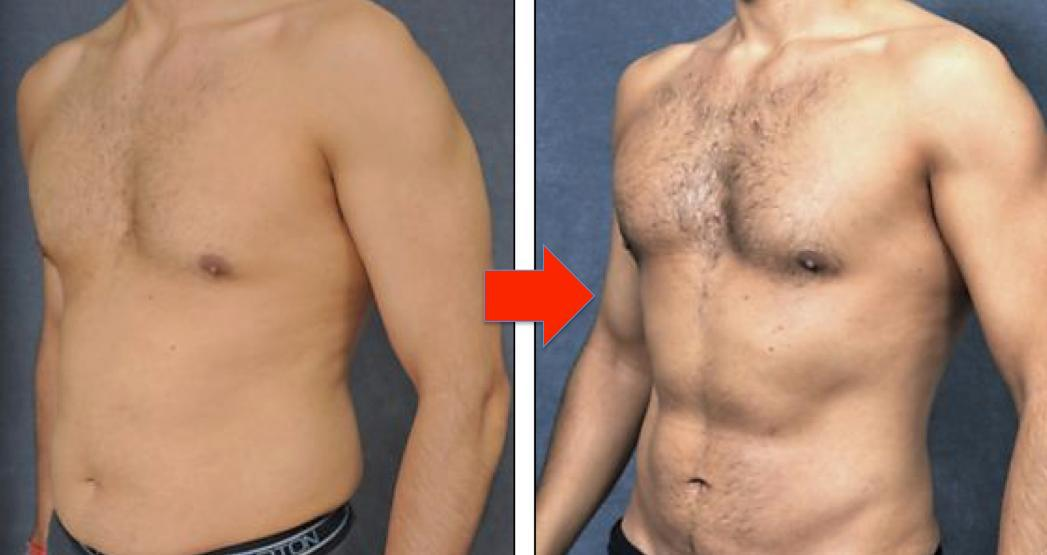
#> input picture tools/whatsapp_backup/WhatsApp Image 2026-09-29 at 10.45.59 AM.jpeg, 1047 x 555 px, found by its file name
$ python process_rk_images.py
#> lines starting #> are read from the running program, lines starting #| are printed output that depends on the picture
import os
import shutil
import cv2

rk_dir = r"C:\Users\Abhishek pandey\Desktop\cosmetic\rk"
backup_dir = r"C:\Users\Abhishek pandey\Desktop\cosmetic\tools\whatsapp_backup"
public_rk = r"C:\Users\Abhishek pandey\Desktop\cosmetic\public\rk"
cases_dir = r"C:\Users\Abhishek pandey\Desktop\cosmetic\public\cases"

os.makedirs(backup_dir, exist_ok=True)
os.makedirs(public_rk, exist_ok=True)
os.makedirs(cases_dir, exist_ok=True)

# Clean public/rk of old files
for f in os.listdir(public_rk):
    p = os.path.join(public_rk, f)
    if os.path.isfile(p):
        try:
            os.remove(p)
        except Exception as e:
            print(f"Could not remove {p}: {e}")

mapping = [
    {
        "raw": "WhatsApp Image 2026-09-29 at 10.45.59 AM.jpeg",
        "clean": "01-gynecomastia-male-chest-sculpting.jpg",
        "b_crop": (0, 510),
        "a_crop": (535, 1047),
        "title": "Minimally Invasive Gynecomastia & Chest Contouring",
        "category": "BREAST",
        "procedure": "Gynecomastia"
    },
    {
        "raw": "WhatsApp Image 2026-09-29 at 10.46.00 AM (1).jpeg",
        "clean": "02-rhinoplasty-male-facial-contouring.jpg",
        "b_crop": (0, 464),
        "a_crop": (465, 929),
        "title": "Structural Male Rhinoplasty & Facial Harmonization",
        "category": "FACE",
        "procedure": "Rhinoplasty"
    },
    {
        "raw": "WhatsApp Image 2026-09-29 at 10.46.00 AM (2).jpeg",
        "clean": "03-tummy-tuck-waist-liposculpture.jpg",
        "b_crop": (0, 571),
        "a_crop": (571, 1142),
        "title": "High-Definition Abdominal Liposculpture & Waist Contouring",
        "category": "BODY",
        "procedure": "Liposuction"
    },
    {
        "raw": "WhatsApp Image 2026-09-29 at 10.46.00 AM (3).jpeg",
        "clean": "04-rhinoplasty-female-profile-sculpting.jpg",
        "b_crop": (0, 350),
        "a_crop": (360, 711),
        "title": "Preservation Rhinoplasty & Profile Harmonization",
        "category": "FACE",
        "procedure": "Rhinoplasty"
    },
    {
        "raw": "WhatsApp Image 2026-09-29 at 10.46.00 AM.jpeg",
        "clean": "05-abdominoplasty-panniculectomy-tummy-tuck.jpg",
        "b_crop": (0, 640),
        "a_crop": (640, 1280),
        "title": "Full Abdominoplasty & Panniculectomy with Muscle Repair",
        "category": "BODY",
        "procedure": "Tummy Tuck"
    },
    {
        "raw": "WhatsApp Image 2026-09-29 at 10.46.01 AM.jpeg",
        "clean": "06-breast-augmentation-mammoplasty.jpg",
        "b_crop": (0, 635),
        "a_crop": (645, 1280),
        "title": "Aesthetic Dual-Plane Silicone Breast Augmentation",
        "category": "BREAST",
        "procedure": "Breast Augmentation"
    }
]

for item in mapping:
    raw_path = os.path.join(rk_dir, item["raw"])
    clean_rk_path = os.path.join(rk_dir, item["clean"])

    source_path = None
    if os.path.exists(raw_path):
        source_path = raw_path
        shutil.copy2(raw_path, os.path.join(backup_dir, item["raw"]))
    elif os.path.exists(clean_rk_path):
        source_path = clean_rk_path

    if not source_path:
        print(f"Cannot find source for {item['clean']}")
        continue

    img = cv2.imread(source_path)
#> img is the input picture: shape (555, 1047, 3); mean B, G, R 115, 136.5, 170.6
    if img is None:
        print(f"Failed to read {source_path}")
        continue

    h, w = img.shape[:2]
#> h = 555; w = 1047

    # Save cleanly named image to rk/
    cv2.imwrite(clean_rk_path, img)
    # Save cleanly named image to public/rk/
    cv2.imwrite(os.path.join(public_rk, item["clean"]), img)

    # Crop before and after
    bx1, bx2 = item["b_crop"]
    ax1, ax2 = item["a_crop"]
    b_part = img[:, bx1:bx2]
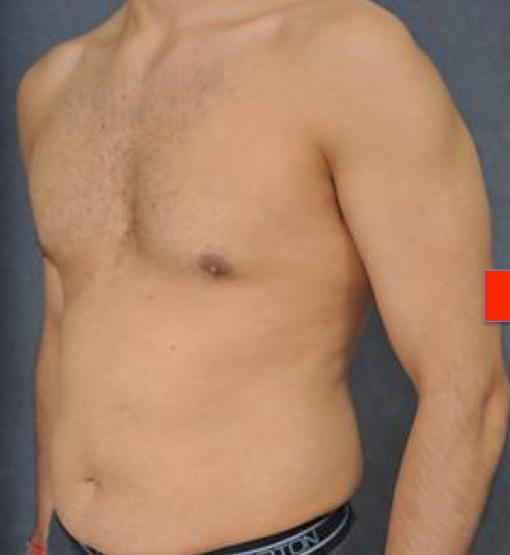
#> b_part: shape (555, 510, 3); mean B, G, R 103.8, 129.3, 166.8
    a_part = img[:, ax1:ax2]
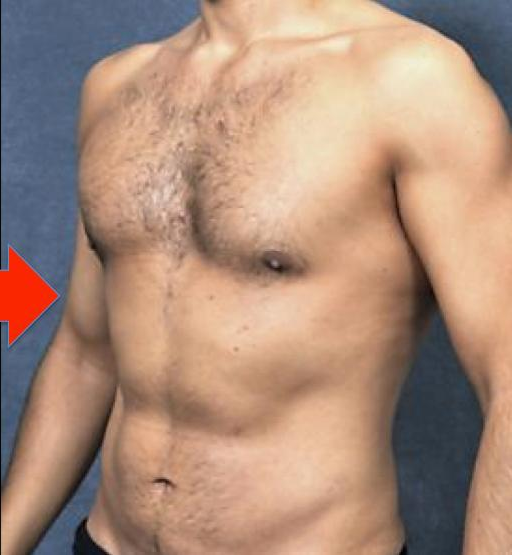
#> a_part: shape (555, 512, 3); mean B, G, R 122.7, 141.1, 172.6

    bh, bw = b_part.shape[:2]
#> bh = 555; bw = 510
    a_part_resized = cv2.resize(a_part, (bw, bh), interpolation=cv2.INTER_LANCZOS4)

    prefix = item["clean"].replace(".jpg", "")
    cv2.imwrite(os.path.join(cases_dir, f"{prefix}_before.jpg"), b_part)
    cv2.imwrite(os.path.join(cases_dir, f"{prefix}_after.jpg"), a_part_resized)
    cv2.imwrite(os.path.join(cases_dir, f"{prefix}_full.jpg"), img)

    # Remove raw from rk/
    if os.path.exists(raw_path) and raw_path != clean_rk_path:
        try:
            os.remove(raw_path)
            print(f"Renamed {item['raw']} -> {item['clean']}")
        except Exception as e:
            print(f"Could not remove {raw_path}: {e}")
    else:
        print(f"Prepared {item['clean']}")
#> pass 2 of the loop `for item in mapping:`:
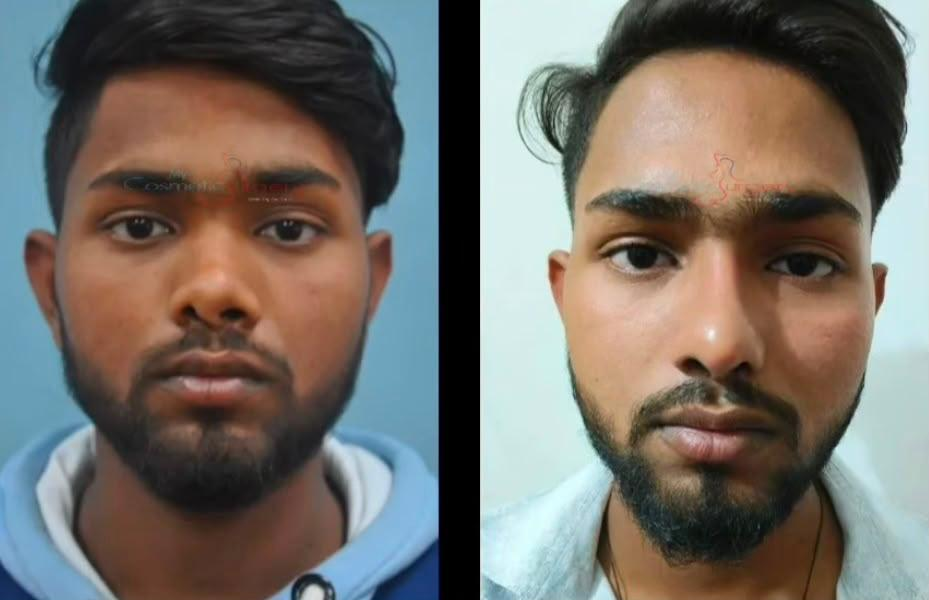
#> input picture tools/whatsapp_backup/WhatsApp Image 2026-09-29 at 10.46.00 AM (1).jpeg, 929 x 600 px, found by its file name
#> img is the input picture: shape (600, 929, 3); mean B, G, R 104.9, 111.7, 116.9
#> `b_part = img[:, bx1:bx2]`:
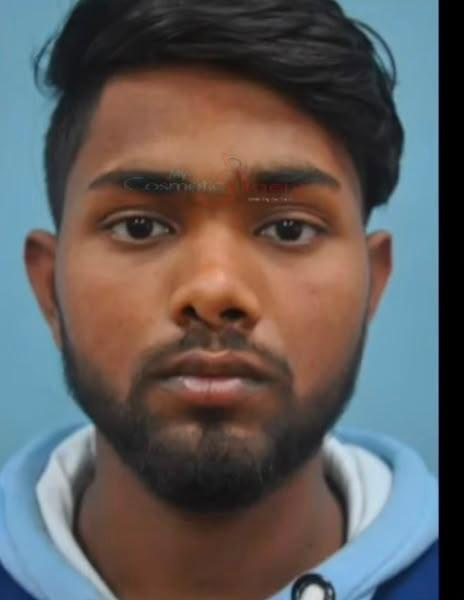
#> b_part: shape (600, 464, 3); mean B, G, R 90.5, 91.5, 96
#> `a_part = img[:, ax1:ax2]`:
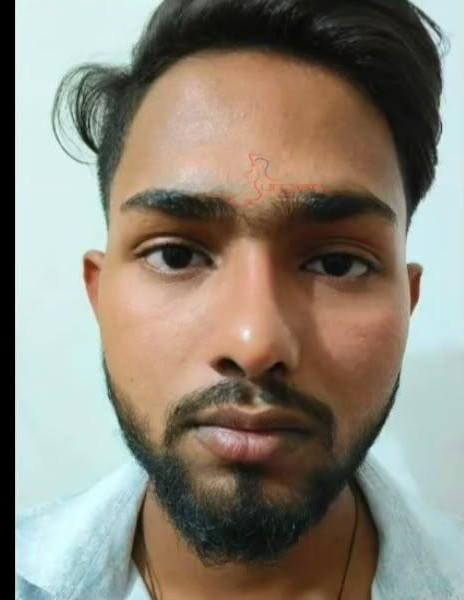
#> a_part: shape (600, 464, 3); mean B, G, R 119.4, 132.1, 138.2

print("All 6 images successfully named, processed, and deployed!")
